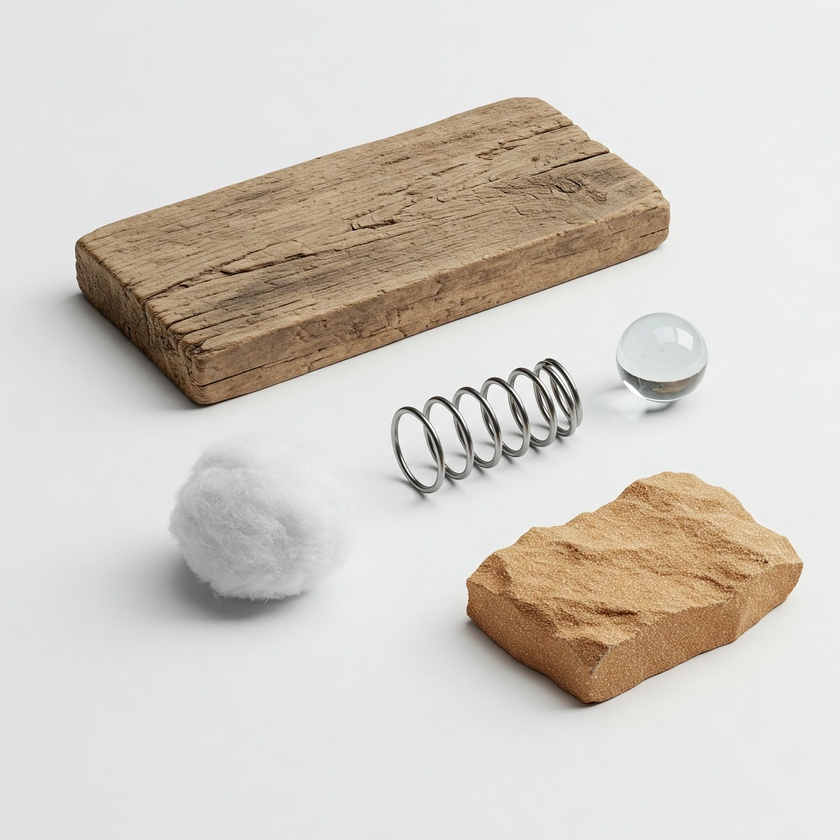
#> input picture week3_image_filtering/sample_images/foto1.jpeg, 840 x 840 px, shrunk from 2048 x 2048 before the run
$ python fourier_filter_example.py   (older library calls are emulated)
#> lines starting #> are read from the running program, lines starting #| are printed output that depends on the picture; after the words box and inside, x2 and y2 are one past the last pixel; in counts of white or black regions, pixels touching at a corner belong together
import cv2  # For image loading
import numpy as np
import matplotlib.pyplot as plt

# Path to your image file.
IMAGE_PATH = "sample_images/foto1.jpeg"  # Or use an image like "flowers.jpg"

try:
    # Load the image in grayscale
    gray_image = cv2.imread(IMAGE_PATH, 0)
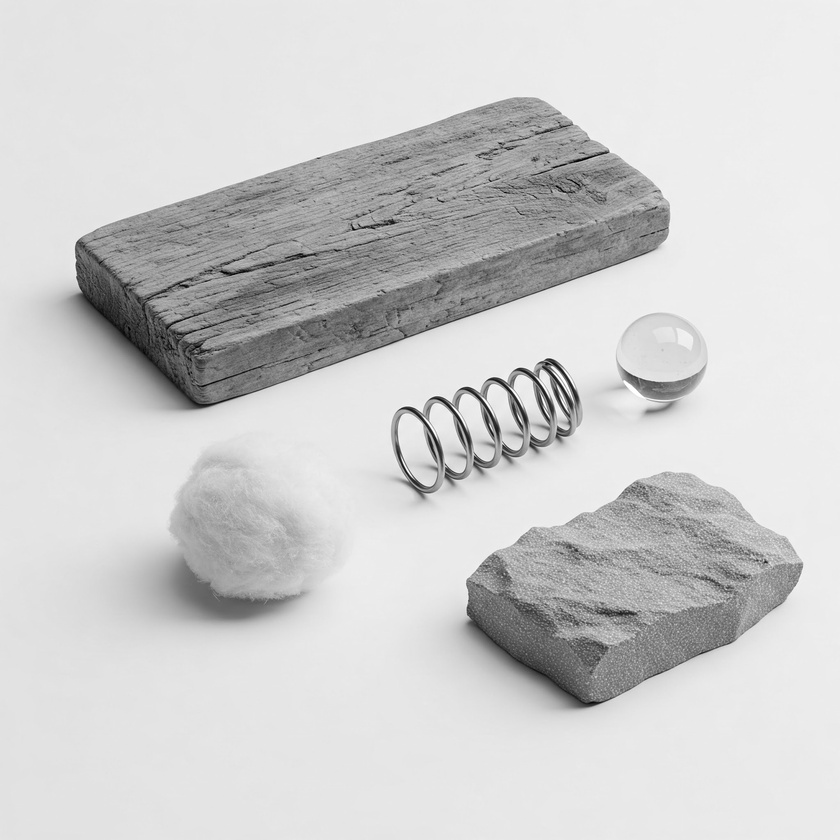
#> gray_image: shape (840, 840); min 0, max 255, mean 206

    if gray_image is None:
        raise FileNotFoundError(f"Image not found or could not be opened: {IMAGE_PATH}")

    # --- Step 1: Apply Fourier Transform ---
    # Compute the 2D Discrete Fourier Transform (DFT)
    f_transform = np.fft.fft2(gray_image)

    # Shift the zero-frequency component (DC component) from top-left to the center
    # This makes it easier to visualize and create filters.
    f_transform_shifted = np.fft.fftshift(f_transform)

    # Calculate the magnitude spectrum (for visualization)
    # Use log scale for better visibility of frequency components
    magnitude_spectrum = 20 * np.log(np.abs(f_transform_shifted) + 1)  # Add 1 to avoid log(0)
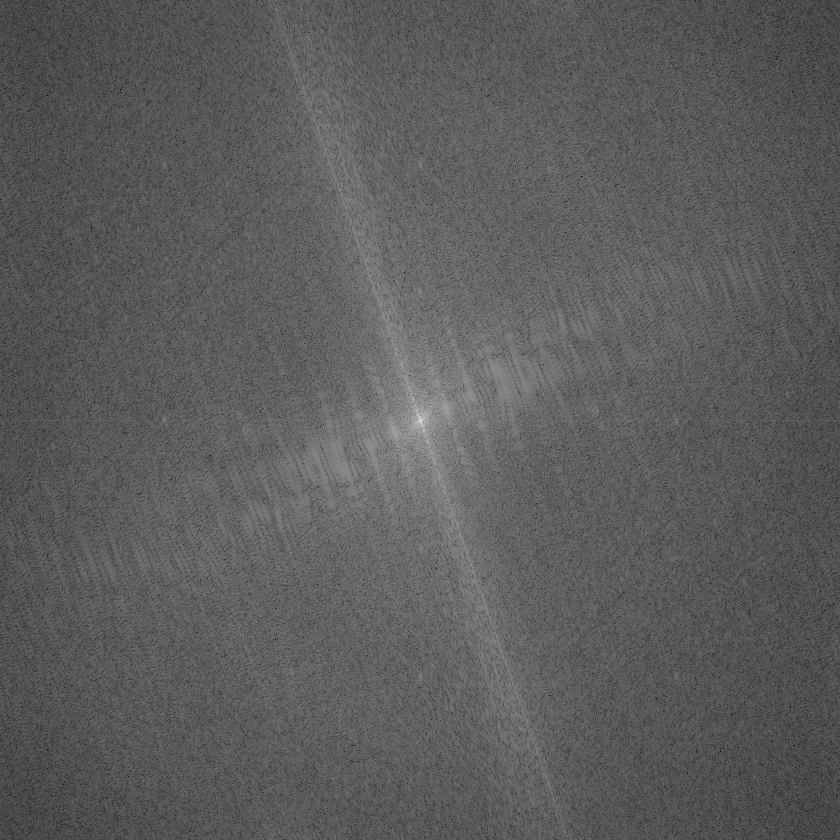
#> magnitude_spectrum: shape (840, 840) float64; min 49.64, max 375.9, mean 168.2; drawn with min black and max white

    # --- Step 2: Create a Frequency Domain Filter (Low-Pass Filter Example) ---
    rows, cols = gray_image.shape
#> rows = 840; cols = 840
    center_row, center_col = rows // 2, cols // 2
#> center_row = 420; center_col = 420

    # Create a circular Low-Pass Filter (LPF) mask
    # This mask will allow low frequencies (near the center) to pass and block high frequencies.
    radius = 30  # Cut-off frequency: determines how much blurring. Smaller radius = more blur.
    mask = np.zeros((rows, cols), np.uint8)
    # Create a circle in the mask
    cv2.circle(mask, (center_col, center_row), radius, 1, thickness=-1)  # 1 for pass, 0 for block
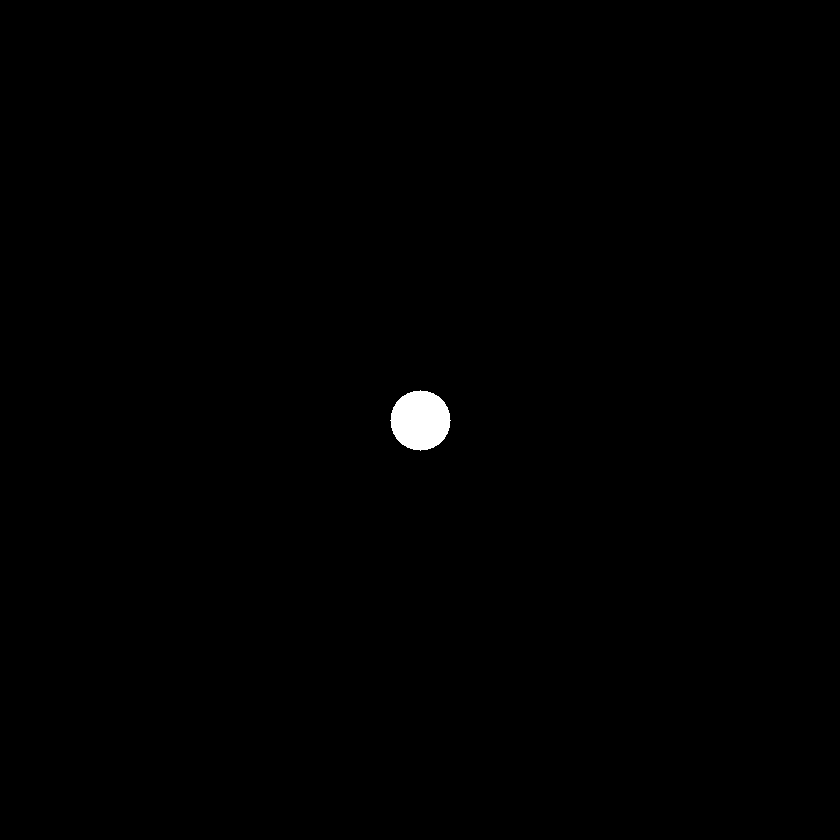
#> mask: shape (840, 840); values 0 (black) and 1 (white), 0.4% white; 1 white region, box (x1, y1, x2, y2) and area: (390, 390, 451, 451) 2821

    # --- Step 3: Apply the filter in Frequency Domain ---
    f_transform_shifted_filtered = f_transform_shifted * mask

    # --- Step 4: Apply Inverse Fourier Transform ---
    # Shift the zero-frequency component back to the top-left
    f_ishift = np.fft.ifftshift(f_transform_shifted_filtered)

    # Compute the Inverse DFT
    img_back = np.fft.ifft2(f_ishift)

    # Take the real part (or magnitude) and normalize for display
    img_back = np.abs(img_back)
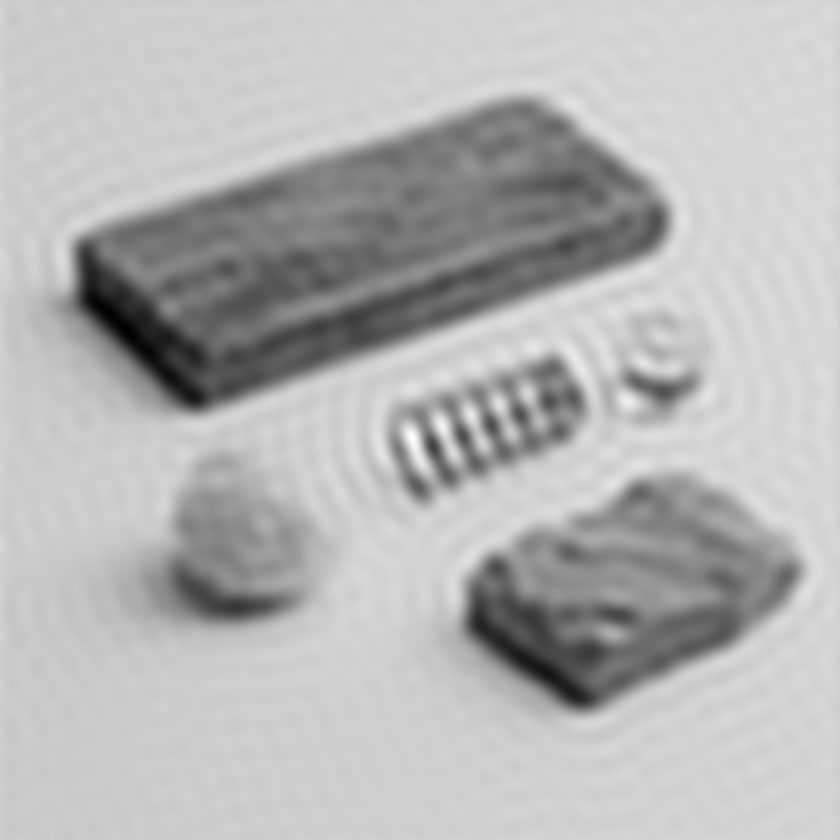
#> img_back: shape (840, 840) float64; min 33.74, max 275.8, mean 206; drawn with min black and max white
    # Normalize to 0-255 and convert to uint8
    # filtered_image_spatial = cv2.normalize(img_back, None, 0, 255, cv2.NORM_MINMAX, dtype=cv2.CV_8U)
    # A simpler normalization if values are mostly positive after np.abs()
    if np.max(img_back) > 0:  # Avoid division by zero if image is all black
        filtered_image_spatial = (img_back / np.max(img_back) * 255).astype(np.uint8)
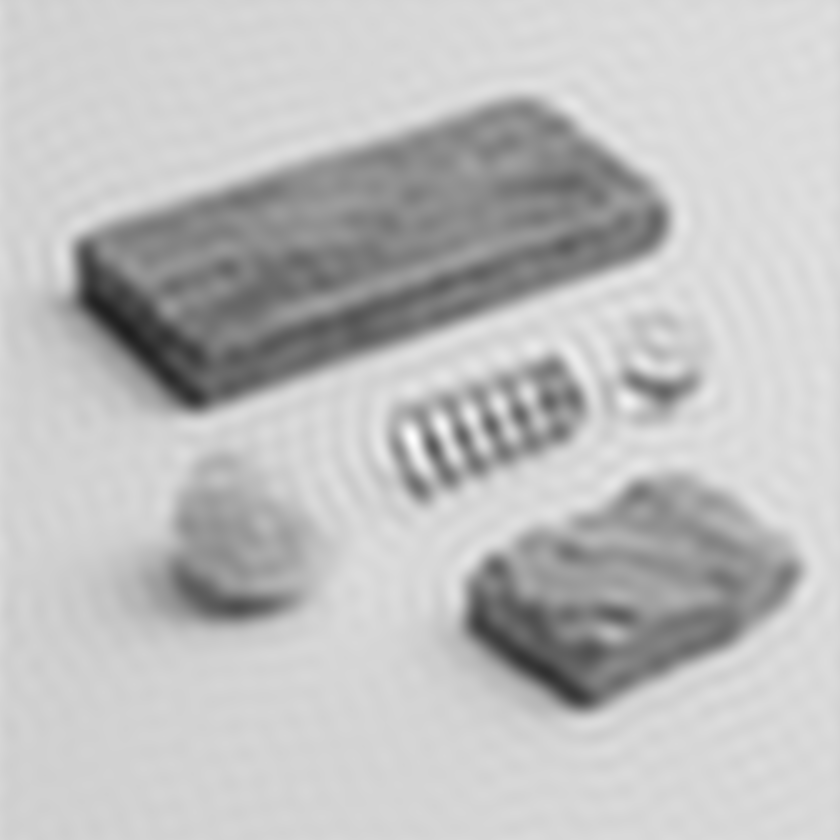
#> filtered_image_spatial: shape (840, 840); min 31, max 255, mean 190
    else:
        filtered_image_spatial = np.zeros_like(img_back, dtype=np.uint8)

    print(f"Applied Fourier Transform and Low-Pass Filter to '{IMAGE_PATH}'. Displaying results...")

    # --- Display results using Matplotlib ---
    plt.figure(figsize=(12, 10))

    plt.subplot(2, 2, 1)
    plt.imshow(gray_image, cmap='gray')
    plt.title('Original Grayscale Image')
    plt.axis('off')

    plt.subplot(2, 2, 2)
    plt.imshow(magnitude_spectrum, cmap='gray')
    plt.title('Magnitude Spectrum (Log Scale)')
    plt.axis('off')

    plt.subplot(2, 2, 3)
    plt.imshow(mask, cmap='gray')
    plt.title(f'Low-Pass Filter Mask (Radius: {radius})')
    plt.axis('off')

    plt.subplot(2, 2, 4)
    plt.imshow(filtered_image_spatial, cmap='gray')
    plt.title('Image after LPF & Inverse DFT')
    plt.axis('off')

    plt.tight_layout()
    plt.show()

except FileNotFoundError as fnf_error:
    print(fnf_error)
except Exception as e:
    import traceback

    print(f"An unexpected error occurred: {e}")
    traceback.print_exc()

$ run again, with week3_image_filtering/sample_images/foto2.jpeg copied over week3_image_filtering/sample_images/foto1.jpeg
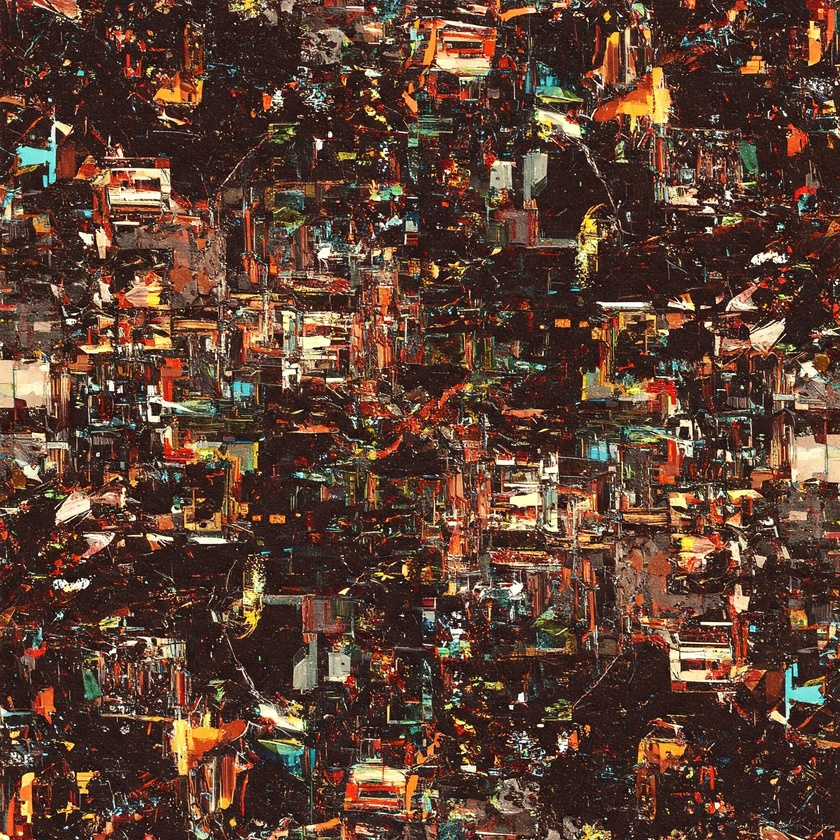
#> input picture week3_image_filtering/sample_images/foto2.jpeg, 840 x 840 px, shrunk from 2048 x 2048 before the run
#> `magnitude_spectrum = 20 * np.log(np.abs(f_transform_shifted) + 1)`:
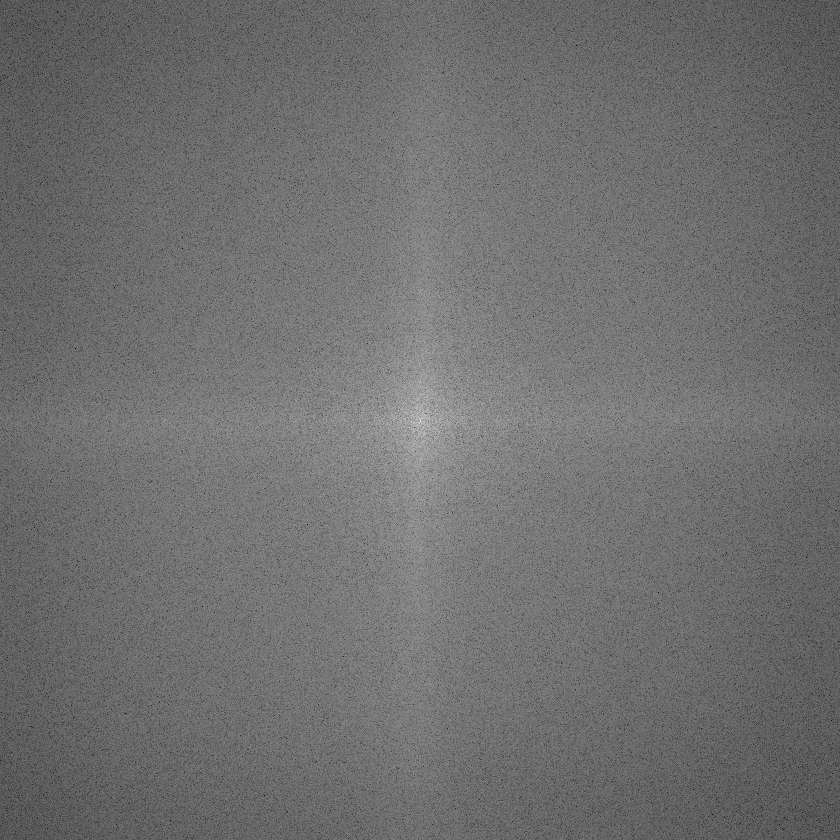
#> magnitude_spectrum: shape (840, 840) float64; min 68.46, max 354.8, mean 193.7; drawn with min black and max white
#> mask: shape (840, 840); values 0 (black) and 1 (white), 0.4% white; 1 white region, box (x1, y1, x2, y2) and area: (390, 390, 451, 451) 2821
#> `img_back = np.abs(img_back)`:
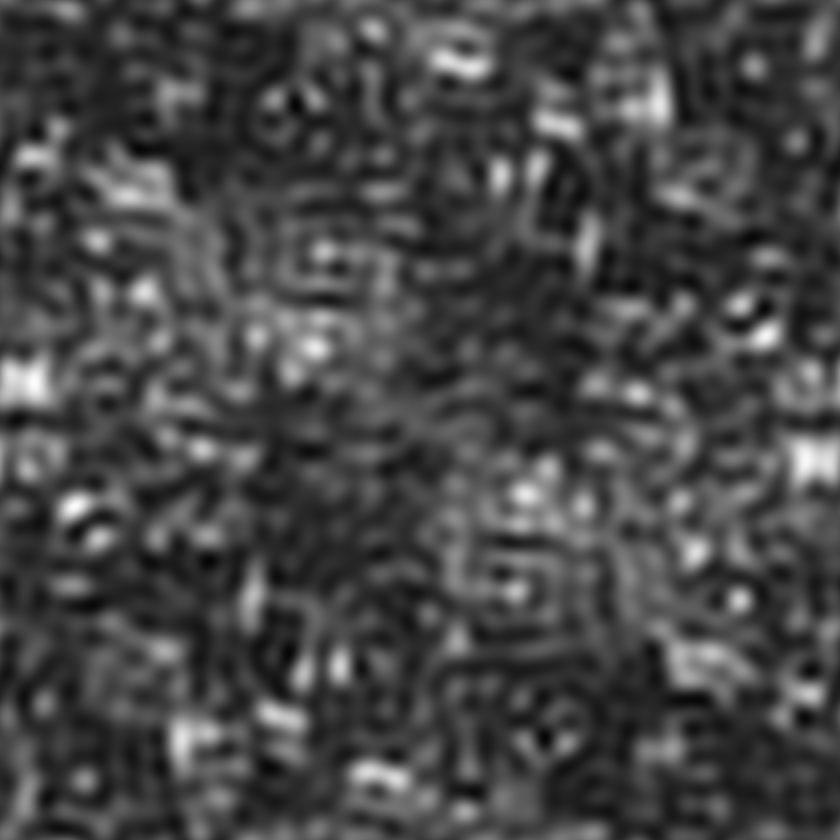
#> img_back: shape (840, 840) float64; min 4.66, max 253.3, mean 71.7
